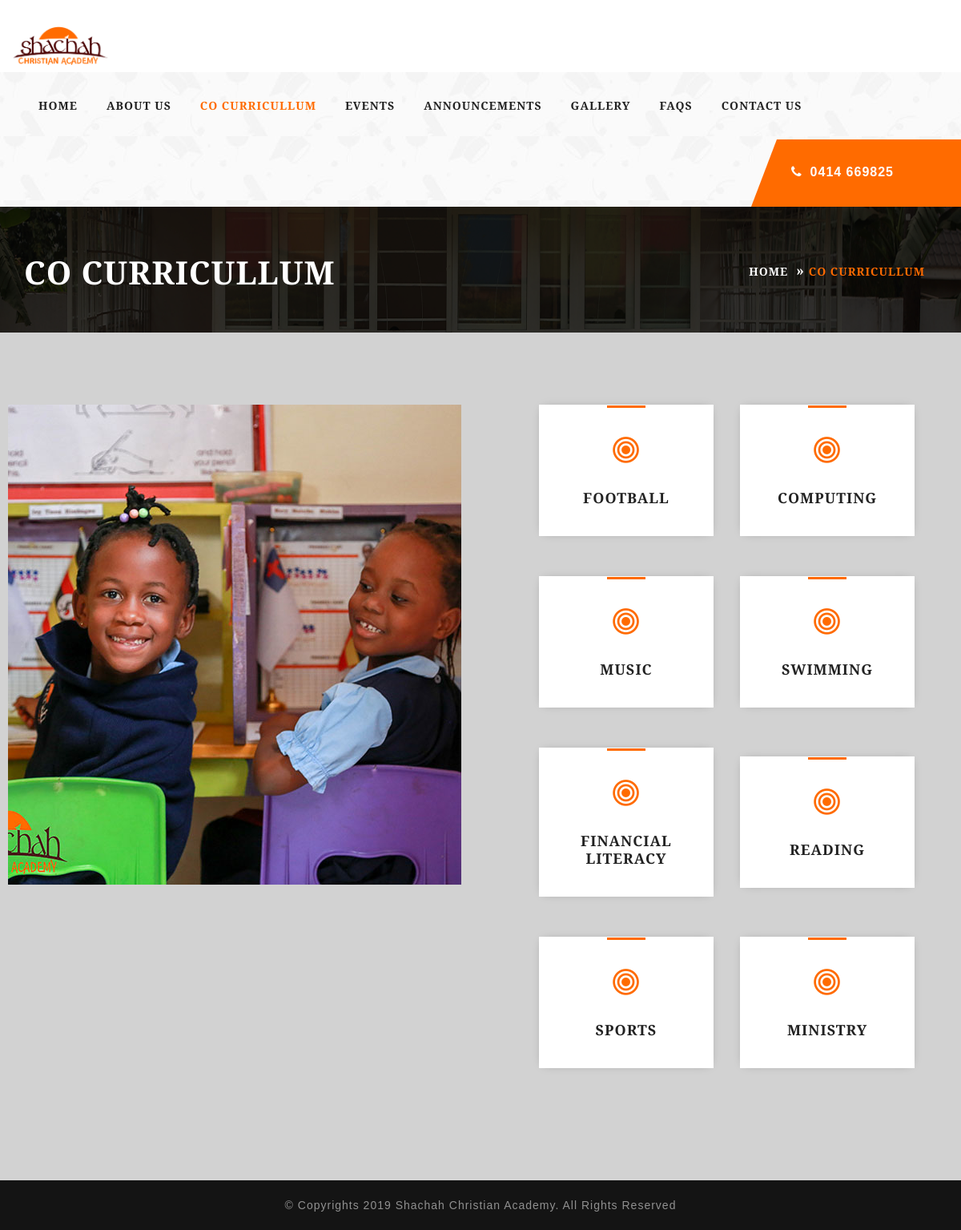
The app's page /index.php/services with its own data.
### tables this page shows
CREATE TABLE `contacts` (
  `contact_id` int(11) NOT NULL,
  `category` varchar(255) NOT NULL,
  `contact` varchar(245) DEFAULT NULL
);

CREATE TABLE `services` (
  `service_id` int(11) NOT NULL,
  `service` varchar(457) DEFAULT NULL,
  `description` mediumtext,
  `created` timestamp NOT NULL DEFAULT CURRENT_TIMESTAMP
);

### application/controllers/Services.php (called while the page is built, shortened)
<?php
class Services extends CI_Controller
{
    public function __construct()
    {
        $this->load->library(array('session'));
        $this->load->helper(array('url'));
        $this->load->model(array('slides_model','content_model','contacts_model','partners_model','services_model','gallery_model'));
        $this->data['page']	= 'services';
        $this->data['uploads'] = "http://localhost/shachah_admin/uploads/";
        $this->data['phone'] = $this->contacts_model->get_contact(array('contact_id'=> 1));
    }
    public function index()
    {
        $services = $this->services_model->get_services();
        $this->data['title'] = "Co Curricullum";
        $this->data['services'] = $services;
        $this->load->view('service',$this->data);
    }
}

### index.php (called while the page is built, shortened)
<?php
require_once BASEPATH.'core/CodeIgniter.php';

### application/models/Contacts_model.php (called while the page is built, shortened)
<?php
class Contacts_model extends CI_Model
{
    public function get_contact($data)
    {
        $qry = $this->db->get_where('contacts',$data);
        return $qry->row_array();
    }
}

### application/models/Services_model.php (called while the page is built, shortened)
<?php
class Services_model extends CI_Model
{
    public function get_services($data = "")
    {
        if($data == "")
        {
            $qry = $this->db->get('services');
        }
        else
        {
            $qry = $this->db->get_where('services',$data);
        }
        return $qry->result_array();
    }
}

### application/views/service.php (the view)
<?php include 'includes/header.php' ; ?>
    <div class="banner-2 yellow">
        <img src="<?=base_url('assets/bg1.png')?>" width="1920" height="157" alt="image">
        <div class="banner-text">
            <h2><?=$title?></h2>
            <ul class="breadcrumb yellow">
                <li><a href="<?=site_url('/')?>">home</a></li>
                <li><?=ucwords($title)?></li>
            </ul>
        </div>
    </div>
        <div class="page-section">
            <section class="clients team_2 yellow">
                <div class="row">
                    <div class="col-sm-6 col-xs-12 right-client ">
                        <img src="<?=base_url('assets/services.jpg')?>" alt="image">
                    </div>
                    <div class="col-sm-6 col-xs-12 right-client ">
                        <?php $n = 1; foreach ($services as $service) { ?>
                            <div class="box_<?=($n%2 == 1)?'1':'2'?>">
                                <i class="fa fa-bullseye"></i>
                                <span><?=$service['service']?></span>
                            </div>
                        <?php $n++; } ?>
                    </div>
                </div>
            </section>
        </div>
<?php include 'includes/footer.php' ; ?>

### application/views/includes/header.php (shortened to what this page needs)
<!DOCTYPE html>
<html lang="en">
<head>
    <link href="<?=base_url('assets/css/bootstrap.min.css')?>" rel="stylesheet">
    <link id="style" rel="stylesheet" href="<?=base_url('assets/css/style.css')?>">
    <link id="colors" rel="stylesheet" href="<?=base_url('assets/css/color.css')?>">
    <link rel="stylesheet" href="<?=base_url('assets/css/switcher.css')?>">
    <link rel="stylesheet" href="<?=base_url('assets/css/font-awesome.css')?>">
    <link rel="stylesheet" href="<?=base_url('assets/css/font-awesome.min.css')?>">
</head>
<body>
<div id="wrapper">
    <div class="top-bar4">
        <div class="container">
            <div class="logo"><a href="#"><img src="<?=base_url('clogo.png')?>" width="120" height="50" alt="shachah"></a></div>
        </div>
    </div>
    <header id="header2" class="header4">
        <nav class="navbar navbar-default">
            <div class="container-fluid">
                <div class="collapse navbar-collapse" id="bs-example-navbar-collapse-1">
                    <ul class="nav navbar-nav">
                        <li <?=($page == 'home')?'class="active"':''?>><a href="<?=site_url('/')?>">Home</a></li>
                        <li <?=($page == 'about')?'class="active"':''?>><a href="<?=site_url('about')?>">About Us</a></li>
                        <li <?=($page == 'services')?'class="active"':''?>><a href="<?=site_url('services')?>">Co Curricullum</a></li>
                        <li <?=($page == 'events')?'class="active"':''?>><a href="<?=site_url('blogs/events')?>">Events</a></li>
                        <li <?=($page == 'news')?'class="active"':''?>><a href="<?=site_url('blogs/news')?>">Announcements</a></li>
                        <li <?=($page == 'gallery')?'class="active"':''?>><a href="<?=site_url('gallery')?>">Gallery</a></li>
                        <li <?=($page == 'faq')?'class="active"':''?>><a href="<?=site_url('services/faqs')?>">FAQs</a></li>
                        <li <?=($page == 'contact')?'class="active"':''?>><a href="<?=site_url('contact')?>">Contact Us</a></li>
                    </ul>
                </div>
            </div>
        </nav>
        <div class="tel home layer"><i class="fa fa-phone" aria-hidden="true"></i><a href="#"><?=$phone['contact']?></a></div>
    </header>

### records on screen
contacts: contact "0414 669825"
services: service "FOOTBALL"
services: service "COMPUTING"
services: service "MUSIC"
services: service "SWIMMING"
services: service "FINANCIAL LITERACY"
services: service "READING"
services: service "SPORTS"
services: service "MINISTRY"

### other values on screen
$title "CO CURRICULLUM"
